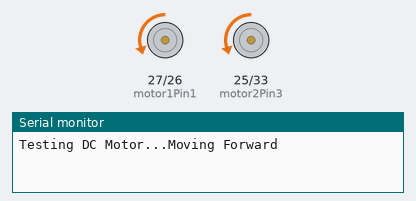
Bench run of a sketch on a simulated ESP32. Shown: motor-driver pin pairs drawn as motors (green arrow = first pin HIGH = forward, orange = second pin HIGH = backward, longer = more drive, scaled by the enable pin), the last lines printed to the serial monitor.

Above: at 2.5 s.
At 10.5 s:
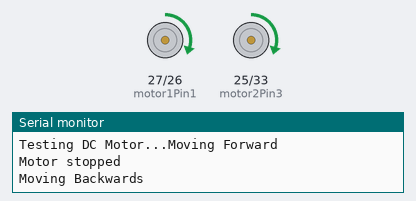
At 14.5 s:
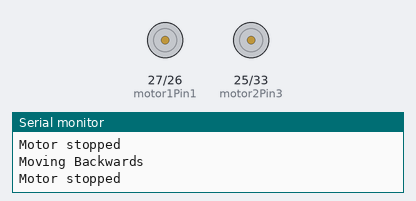
At 23.5 s:
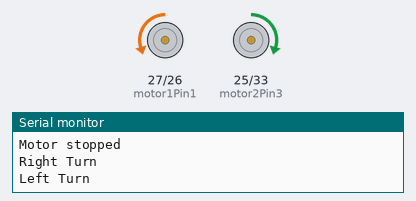
Timing chart, 0 to 33.8 s (numbered marks = the images above):
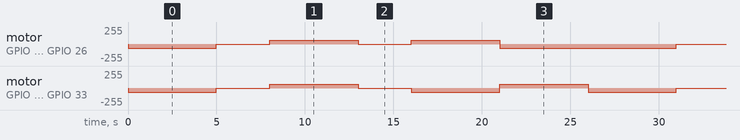

Measured:
- by itself, motor on GPIO 27 (motor1Pin1) / GPIO 26 (motor1Pin2): repeats every 26.0 s: 2 × (stopped 3.0 s, forward 60/255 5.0 s), backward 60/255 10.0 s
- by itself, motor on GPIO 25 (motor2Pin3) / GPIO 33 (motor2Pin4): repeats every 26.0 s: stopped 3.0 s, forward 60/255 5.0 s, stopped 3.0 s, backward 60/255 5.0 s, forward 60/255 5.0 s, backward 60/255 5.0 s

The sketch:

Motors.ino
```cpp
// Motor A
int motor1Pin1 = 27;
int motor1Pin2 = 26;
int enable1Pin = 14;


int motor2Pin3 = 25;
int motor2Pin4 = 33;
int enable2Pin = 32;

// Setting PWM properties
const int freq = 1000;
const int pwmChannel = 0;
const int resolution = 8;
int dutyCycle = 60;

void setup() {
  // sets the pins as outputs:
  pinMode(motor1Pin1, OUTPUT);
  pinMode(motor1Pin2, OUTPUT);
  pinMode(enable1Pin, OUTPUT);
  pinMode(motor2Pin3, OUTPUT);
  pinMode(motor2Pin4, OUTPUT);
  pinMode(enable2Pin, OUTPUT);

  // configure LED PWM functionalitites
  ledcSetup(pwmChannel, freq, resolution);

  // attach the channel to the GPIO to be controlled
  ledcAttachPin(enable1Pin, pwmChannel);
  ledcAttachPin(enable2Pin, pwmChannel);
  // digitalWrite(enable1Pin, HIGH);
  // digitalWrite(enable2Pin, HIGH);

  Serial.begin(115200);

  // testing
  Serial.print("Testing DC Motor...");
}

void loop() {
  ledcWrite(pwmChannel, dutyCycle);
  // Move the DC motor forward at maximum speed
  Serial.println("Moving Forward");
  digitalWrite(motor1Pin1, LOW);
  digitalWrite(motor1Pin2, HIGH);
  digitalWrite(motor2Pin3, LOW);
  digitalWrite(motor2Pin4, HIGH);
  delay(5000);


  // // Stop the DC motor
  Serial.println("Motor stopped");
  digitalWrite(motor1Pin1, LOW);
  digitalWrite(motor1Pin2, LOW);
  digitalWrite(motor2Pin3, LOW);
  digitalWrite(motor2Pin4, LOW);
  delay(3000);

  // // Move DC motor backwards at maximum speed
  Serial.println("Moving Backwards");
  digitalWrite(motor1Pin1, HIGH);
  digitalWrite(motor1Pin2, LOW);
  digitalWrite(motor2Pin3, HIGH);
  digitalWrite(motor2Pin4, LOW);
  delay(5000);

  // // Stop the DC motor
  Serial.println("Motor stopped");
  digitalWrite(motor1Pin1, LOW);
  digitalWrite(motor1Pin2, LOW);
  digitalWrite(motor2Pin3, LOW);
  digitalWrite(motor2Pin4, LOW);
  delay(3000);

  // //Right Turn
  Serial.println("Right Turn");
  digitalWrite(motor1Pin1, HIGH);
  digitalWrite(motor1Pin2, LOW);
  digitalWrite(motor2Pin3, LOW);
  digitalWrite(motor2Pin4, HIGH);
  delay(5000);

  // //Left Turn
  Serial.println("Left Turn");
  digitalWrite(motor2Pin3, HIGH);
  digitalWrite(motor2Pin4, LOW);
  digitalWrite(motor1Pin1, LOW);
  digitalWrite(motor1Pin2, HIGH);
  delay(5000);


}
```
